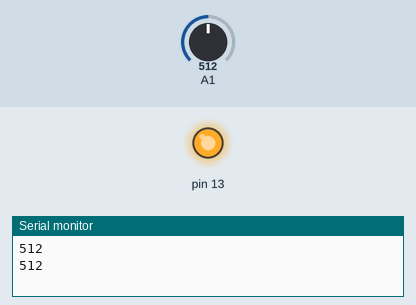
The sketch below on a simulated Arduino Uno, built with avr-gcc and run on an emulated ATmega328P. Shown: output pins drawn as LEDs (lit = HIGH), the last lines printed to the serial monitor. The inputs (shaded band) are chosen by the test bench; at power-on: A1 = 512.

Above: at 1.3 s.
1.4 s: A1 set to 483
At 2.4 s:
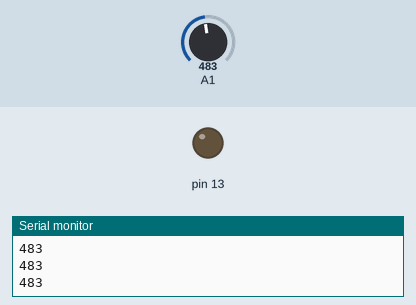
3.0 s: A1 set to 510
At 3.4 s:
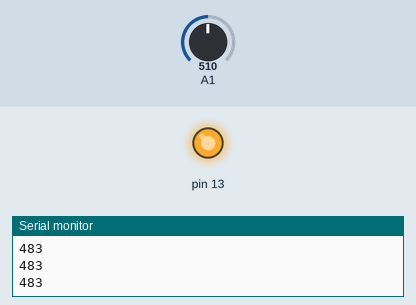
4.5 s: A1 set to 490
At 5.9 s:
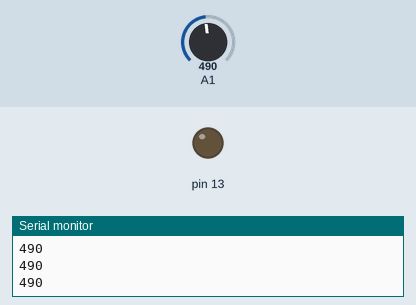
Timing chart, 0 to 7.5 s (numbered marks = the images above; inputs shaded):
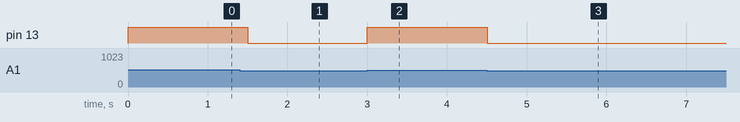

Measured:
- the behaviour switches between 501 and 500 on A1 (found by bisection; images 0 and 1)
- after the input at 1.4 s, pin 13: HIGH → LOW after 0.10 s
- after the input at 3.0 s, pin 13: LOW → HIGH at once
- after the input at 4.5 s, pin 13: HIGH → LOW at once

The sketch:

light_sensor.ino
```cpp
void setup() {
Serial.begin(9600);
pinMode(13,OUTPUT);
}
void loop() {

int sensorValue = analogRead(A1);

  if(sensorValue>500 && sensorValue<741)
    {
       //printf("Blinking");
       digitalWrite(13,HIGH);
       delay(500);

    }
    else
    {
        //printf("Not Blinking");
        digitalWrite(13,LOW);
    }


Serial.println(sensorValue);
delay(1);
}
```
